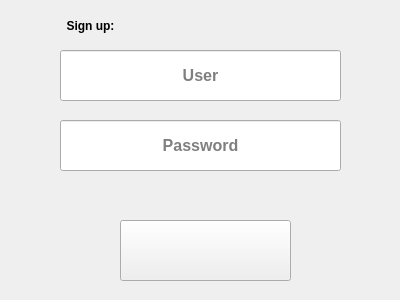
<?xml version="1.0" encoding="UTF-8"?>
<ui version="4.0">
 <class>SignUp</class>
 <widget class="QWidget" name="SignUp">
  <property name="geometry">
   <rect>
    <x>0</x>
    <y>0</y>
    <width>400</width>
    <height>300</height>
   </rect>
  </property>
  <property name="windowTitle">
   <string>Sign up</string>
  </property>
  <widget class="QLineEdit" name="label_pass">
   <property name="geometry">
    <rect>
     <x>60</x>
     <y>120</y>
     <width>281</width>
     <height>51</height>
    </rect>
   </property>
   <property name="font">
    <font>
     <pointsize>12</pointsize>
     <italic>false</italic>
     <bold>true</bold>
     <underline>false</underline>
     <strikeout>false</strikeout>
    </font>
   </property>
   <property name="styleSheet">
    <string notr="true">border-image: url(:/images/images/name.png)</string>
   </property>
   <property name="text">
    <string/>
   </property>
   <property name="echoMode">
    <enum>QLineEdit::Password</enum>
   </property>
   <property name="alignment">
    <set>Qt::AlignCenter</set>
   </property>
   <property name="placeholderText">
    <string>Password</string>
   </property>
  </widget>
  <widget class="QLabel" name="label">
   <property name="geometry">
    <rect>
     <x>60</x>
     <y>10</y>
     <width>61</width>
     <height>31</height>
    </rect>
   </property>
   <property name="font">
    <font>
     <bold>true</bold>
    </font>
   </property>
   <property name="styleSheet">
    <string notr="true">border-image: url(:/images/images/white_background.jpg)</string>
   </property>
   <property name="text">
    <string>Sign up:</string>
   </property>
   <property name="alignment">
    <set>Qt::AlignCenter</set>
   </property>
  </widget>
  <widget class="QLineEdit" name="label_user">
   <property name="geometry">
    <rect>
     <x>60</x>
     <y>50</y>
     <width>281</width>
     <height>51</height>
    </rect>
   </property>
   <property name="font">
    <font>
     <pointsize>12</pointsize>
     <italic>false</italic>
     <bold>true</bold>
     <underline>false</underline>
     <strikeout>false</strikeout>
    </font>
   </property>
   <property name="styleSheet">
    <string notr="true">border-image: url(:/images/images/name.png)</string>
   </property>
   <property name="text">
    <string/>
   </property>
   <property name="echoMode">
    <enum>QLineEdit::Normal</enum>
   </property>
   <property name="alignment">
    <set>Qt::AlignCenter</set>
   </property>
   <property name="placeholderText">
    <string>User</string>
   </property>
  </widget>
  <widget class="QLabel" name="errorLabel">
   <property name="geometry">
    <rect>
     <x>60</x>
     <y>180</y>
     <width>281</width>
     <height>31</height>
    </rect>
   </property>
   <property name="font">
    <font>
     <bold>true</bold>
    </font>
   </property>
   <property name="styleSheet">
    <string notr="true">border-image: url(:/images/images/white_background.jpg)</string>
   </property>
   <property name="text">
    <string/>
   </property>
   <property name="alignment">
    <set>Qt::AlignCenter</set>
   </property>
  </widget>
  <widget class="QPushButton" name="b_sett">
   <property name="geometry">
    <rect>
     <x>120</x>
     <y>220</y>
     <width>171</width>
     <height>61</height>
    </rect>
   </property>
   <property name="styleSheet">
    <string notr="true">border-image: url(:/images/images/settings_button.png);</string>
   </property>
   <property name="text">
    <string/>
   </property>
  </widget>
 </widget>
 <resources/>
 <connections/>
</ui>
